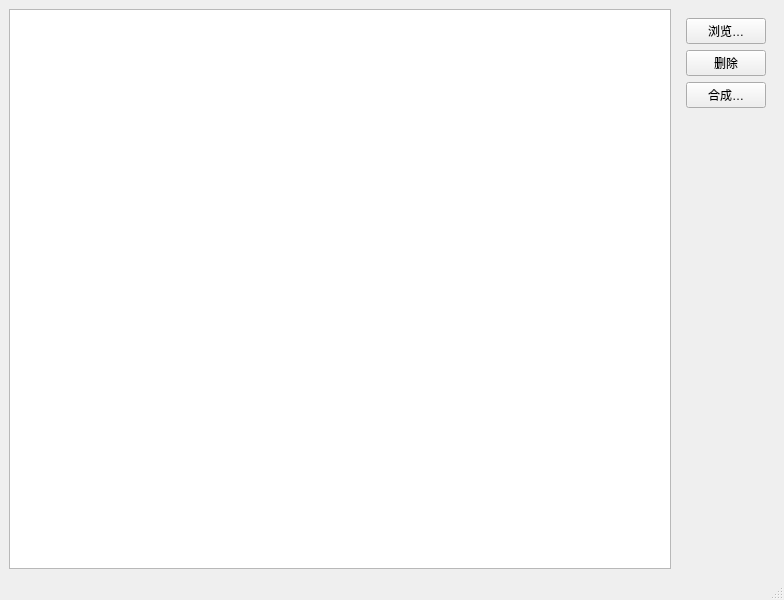
<?xml version="1.0" encoding="UTF-8"?>
<ui version="4.0">
 <class>MainWindow</class>
 <widget class="QMainWindow" name="MainWindow">
  <property name="geometry">
   <rect>
    <x>0</x>
    <y>0</y>
    <width>784</width>
    <height>600</height>
   </rect>
  </property>
  <property name="windowTitle">
   <string>作业合成器</string>
  </property>
  <widget class="QWidget" name="centralwidget">
   <layout class="QHBoxLayout" name="horizontalLayout">
    <item>
     <widget class="HtpDragListWidget" name="list_files">
      <property name="acceptDrops">
       <bool>true</bool>
      </property>
      <property name="dragEnabled">
       <bool>true</bool>
      </property>
      <property name="dragDropOverwriteMode">
       <bool>true</bool>
      </property>
      <property name="dragDropMode">
       <enum>QAbstractItemView::DragDrop</enum>
      </property>
      <property name="defaultDropAction">
       <enum>Qt::CopyAction</enum>
      </property>
      <property name="alternatingRowColors">
       <bool>true</bool>
      </property>
     </widget>
    </item>
    <item>
     <widget class="QWidget" name="widget" native="true">
      <layout class="QVBoxLayout" name="verticalLayout">
       <item>
        <widget class="QPushButton" name="btn_expl">
         <property name="text">
          <string>浏览…</string>
         </property>
        </widget>
       </item>
       <item>
        <widget class="QPushButton" name="btn_del">
         <property name="text">
          <string>删除</string>
         </property>
        </widget>
       </item>
       <item>
        <widget class="QPushButton" name="btn_com">
         <property name="text">
          <string>合成…</string>
         </property>
        </widget>
       </item>
       <item>
        <spacer name="verticalSpacer">
         <property name="orientation">
          <enum>Qt::Vertical</enum>
         </property>
         <property name="sizeHint" stdset="0">
          <size>
           <width>20</width>
           <height>40</height>
          </size>
         </property>
        </spacer>
       </item>
      </layout>
     </widget>
    </item>
   </layout>
  </widget>
  <widget class="QMenuBar" name="menubar">
   <property name="geometry">
    <rect>
     <x>0</x>
     <y>0</y>
     <width>784</width>
     <height>22</height>
    </rect>
   </property>
  </widget>
  <widget class="QStatusBar" name="statusbar"/>
 </widget>
 <customwidgets>
  <customwidget>
   <class>HtpDragListWidget</class>
   <extends>QListWidget</extends>
   <header>htpdraglistwidget.h</header>
  </customwidget>
 </customwidgets>
 <resources/>
 <connections/>
</ui>
